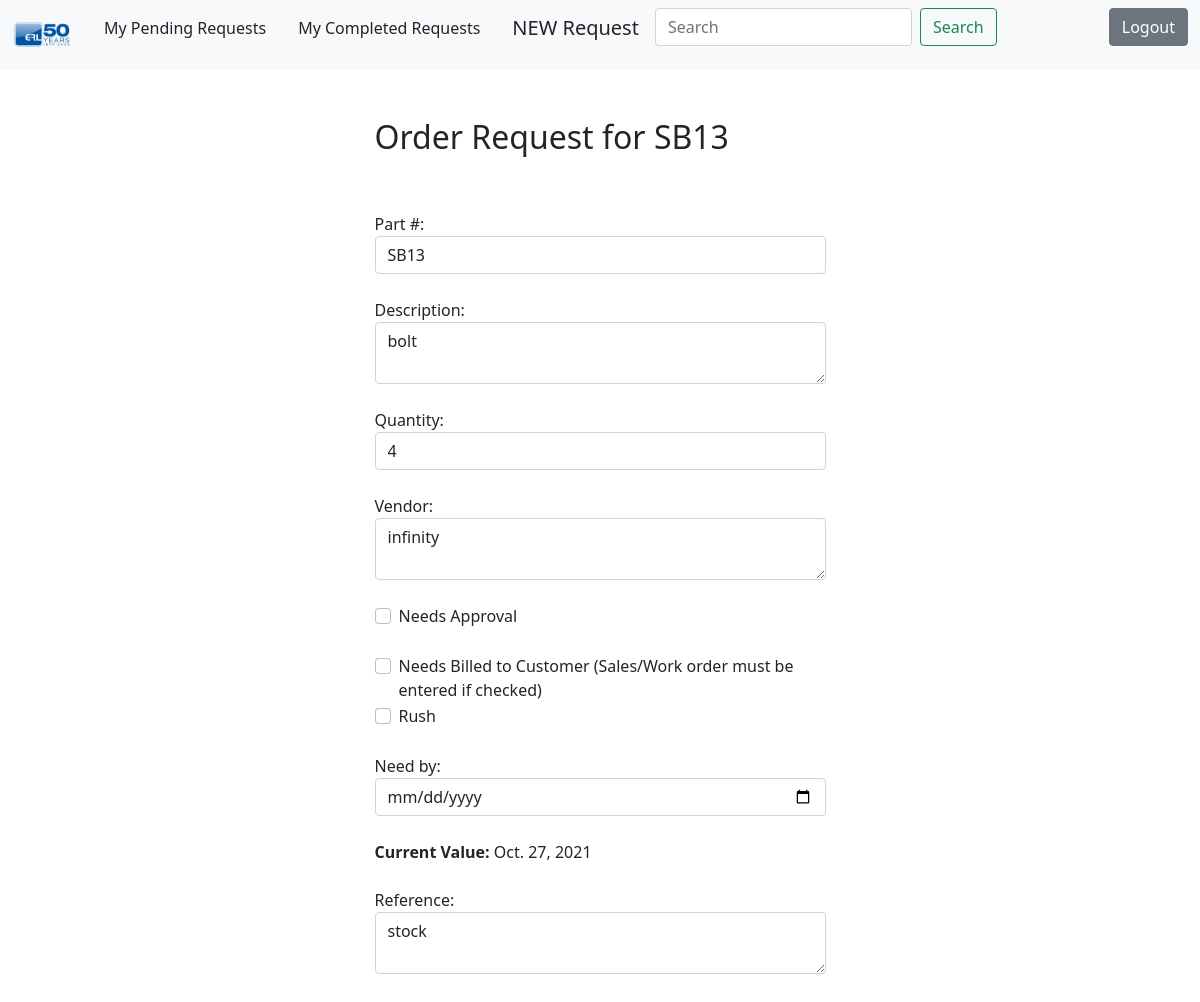
Page /todo/5 (signed in) on the committed database.
### todo/models.py (models this page shows, shortened)
class Todos(models.Model):
    reqdate = models.DateTimeField(auto_now_add=True)
    qty = models.IntegerField()
    part = models.CharField(max_length=50)
    description = models.TextField( )
    duedate = models.DateField()
    vendor = models.CharField(max_length=50)
    refnum = models.CharField(max_length=25, )
    toapprove= models.BooleanField(default=False)
    tobill = models.BooleanField(default=False)
    datecompleted = models.DateTimeField(null=True, blank=True)
    rush = models.BooleanField(default=False)
    user = models.ForeignKey(User, on_delete=models.CASCADE)
    billed = models.BooleanField(default=False)
    approved = models.BooleanField(default=True)
    amount= models.DecimalField(blank=True, null=True, max_digits=8, decimal_places=2)

### todo/views.py (the view, shortened to what this page needs)
# urls.py: path('todo/<int:todo_pk>', views.viewtodo, name ='viewtodo' ),
@login_required
def viewtodo(request, todo_pk):
    todo = get_object_or_404(Todos, pk =todo_pk)
    user = get_object_or_404(User, username = todo.user)
    if request.method == 'GET':
        form = TodoForm(instance=todo)
        return render(request, 'todo/viewtodo.html', {'todo': todo, 'form': form})

### todo/forms.py
class TodoForm(ModelForm):
    class Meta:
        model = Todos
        fields=['part','description','qty','vendor', 'rush','duedate','refnum','toapprove','tobill','billed','amount']

### todo/templates/todo/viewtodo.html (shortened to what this page needs)
{% extends 'todo/base.html' %}
{% block content %}
    <div class="row justify-content-center mt-5">
        <div class="col-md-5">
            <h2>Order Request for {{todo.part }}</h2>
        </div>
    </div>
    <div class="row justify-content-center mt-5">
        <div class="col-md-5">
            <form method="POST" action="{% url 'reviserequest' todo.id %}">
                <div class="form-group">
                    <label for="part">Part #:</label>
                    <input type="text" value ="{{todo.part}}" name="part" class="form-control" id="part" required>
                </div>
                <br>
                <div class="form-group">
                    <label for="description">Description:</label>
                    <textarea name="description" class="form-control" id="description" required>{{todo.description}}</textarea>
                </div>
                <br>
                <div class="form-group">
                    <label for="qty">Quantity:</label>
                    <input type="number" name="qty" class="form-control" id="qty" value ="{{todo.qty}}" required></input>
                </div>
                <br>
                <div class="form-group">
                    <label for="vendor">Vendor:</label>
                    <textarea name="vendor" class="form-control" id="vendor" required>{{todo.vendor}}</textarea>
                </div>
                <br>
                <div class="form-group form-check">
                    <label class="form-check-label" for="toapprove">Needs Approval</label>
                    <input type="checkbox" name="toapprove" class="form-check-input" id="toapprove" {% if todo.toapprove %}checked{% endif %}>
                </div>
                <br>
                <div class="form-group form-check">
                    <label class="form-check-label" for="tobill">Needs Billed to Customer (Sales/Work order must be entered if checked)</label>
                    <input type="checkbox" name="tobill" class="form-check-input" id="tobill" {% if todo.tobill %}checked{% endif %}>
                </div>
                <div class="form-group form-check">
                    <label class="form-check-label" for="rush">Rush</label>
                    <input type="checkbox" name="rush" class="form-check-input" id="rush" {% if todo.rush %}checked{% endif %}>
                </div>
                <br>
                <div class="form-group">
                    <label for="duedate">Need by:</label>
                    <input type="date" name="duedate" class="form-control" id="duedate"  required><br><b>Current Value:</b> {{todo.duedate}}</input>
                </div>
                <br>
                <div class="form-group">
                    <label for="refnum">Reference:</label>
                    <textarea name="refnum" class="form-control" id="refnum" required >{{todo.refnum}}</textarea>
                </div>
                <br>
            </div>
    </div>
{% endblock content %}

### rows in the picture
Todos: part "SB13", description "bolt", qty "4", vendor "infinity", duedate "Oct. 27, 2021", refnum "stock"
